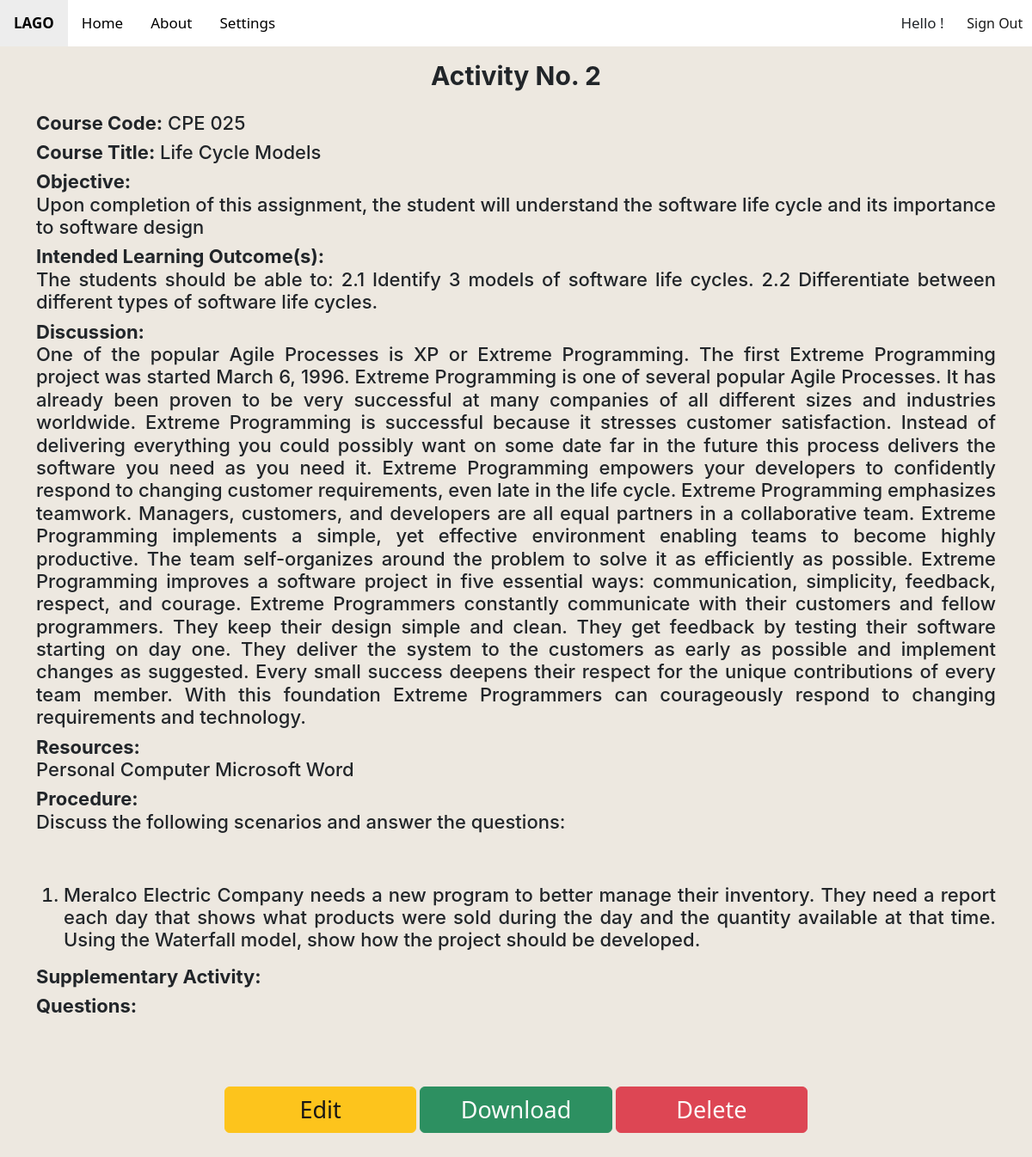
The page /home/view/1/ (signed in) on the database its author committed.
### main/models.py (models this page shows, shortened)
class labmanual(models.Model):
    id = models.AutoField(primary_key=True)
    act_no = models.IntegerField()
    lab_title = models.CharField(max_length=50)
    course_code = models.CharField(max_length=50)
    objective = models.TextField()
    ilos = models.TextField()
    discussion = models.TextField()
    res = models.TextField()
    procedures = RichTextField(blank=True, null=True)
    questions = models.TextField()
    supplementary = models.TextField()

### main/views.py (the view)
# urls.py: path("home/view/<int:pk>/", login_required(PostDetailView.as_view(), login_url='/'), name="post-detail"),
class PostDetailView(DetailView):
    model = labmanual
    template_name = 'main/preview.html'

### main/templates/main/preview.html (shortened to what this page needs)
{% extends 'main/base.html' %}
{% block previous %}
    <a href=".." class="active"><b>LAGO</b></a>
{% endblock %}
{% block body %}
    <div class = "container">
        <div class = "row">
            <p><h1 style="text-align:center; font-size:30px;font-family:'Inter', sans-serif; margin-bottom:0" ><b>Activity No. {{ object.act_no }}</b></h1></p>
            <div class="col">
                <div id = "heading", name = "heading" >
                    <h1 style="text-align:justify; font-size:22px;font-family:'Inter', sans-serif;margin-bottom:10;" ><b>Course Code:</b> {{ object.course_code }}</h1>
                    <h1 style="text-align:justify; font-size:22px;font-family:'Inter', sans-serif;margin-bottom:10;" ><b>Course Title:</b> {{ object.lab_title }}</h1>
                </div>
                <div id = "content", name = "content" >
                    <h1 style="text-align:justify; font-size:22px;font-family:'Inter', sans-serif;margin-bottom:10;" ><b>Objective:<br></b> {{ object.objective }}</h1>
                    <h1 style="text-align:justify; font-size:22px;font-family:'Inter', sans-serif;margin-bottom:10;" ><b>Intended Learning Outcome(s):<br></b> {{ object.ilos }}</h1>
                    <h1 style="text-align:justify; font-size:22px;font-family:'Inter', sans-serif;margin-bottom:10;" ><b>Discussion:<br></b> {{ object.discussion }}</h1>
                    <h1 style="text-align:justify; font-size:22px;font-family:'Inter', sans-serif;margin-bottom:10;" ><b>Resources:<br></b> {{ object.res }}</h1>
                    <h1 style="text-align:justify; font-size:22px;font-family:'Inter', sans-serif;margin-bottom:10;" ><b>Procedure:<br></b> {{ object.procedures|safe }}</h1>
                    <h1 style="text-align:justify; font-size:22px;font-family:'Inter', sans-serif;margin-bottom:10;" ><b>Supplementary Activity:<br></b> {{ object.supplementary }}</h1>
                    <h1 style="text-align:justify; font-size:22px;font-family:'Inter', sans-serif;margin-bottom:10;" ><b>Questions:<br></b> {{ object.questions }}</h1>
                </div>
            </div>
        </div>
        <br><br><br>
        <div class="center">
            <button class="btn btn-warning btn-md" type="button" style="font-size:27px" onclick = "location.href='#'">Edit</button>
            <button class="btn btn-success btn-md" type="button" style="font-size:27px" onclick = "location.href='./download/'">Download</button>
            <button class="btn btn-danger btn-md" type="button" style="font-size:27px" onclick = "location.href='./delete'">Delete</button>
        </div>
        <br><br>
     </div>
</body>
{% endblock %}

### main/templates/main/base.html (style rules this page uses)
.active { background-color: #fec007; }
.btn-md { padding: 10px 20px; font-size: 25px; border-radius: 10px; width:20%; height:20%; }
.center { text-align: center; }
.topnav a { float: left; display: block; color: #000000; text-align: center; padding: 14px 16px; text-decoration: none; font-size: 17px; }
button { background-color: #FFFFFF; color: black; padding: 5px 5px; margin: 8px 0; border: none; cursor: pointer; width: 10%; opacity: 0.9; }
body { font-family: Arial, Helvetica, sans-serif; overflow-x: hidden; overflow-y: auto; min-height:100%; }
html { min-height: 100%; }

### rows shown on the page
labmanual: act_no "2", course_code "CPE 025", lab_title "Life Cycle Models", objective "Upon completion of this assignment, the student will understand the software life cycle and its importance to software design", ilos "The students should be able to: 2.1 Identify 3 models of software life cycles. 2.2 Differentiate between different types of software life cycles.", discussion "One of the popular Agile Processes is XP or Extreme Programming. The first Extreme Programming project was started March 6, 1996. Extreme Programming is one of several popular Agile Processes. It has already been proven to be very successful at many companies of all different sizes and industries worldwide. Extreme Programming is successful because it stresses customer satisfaction. Instead of delivering everything you could possibly want on some date far in the future this process delivers the software you need as you need it. Extreme Programming empowers your developers to confidently respond to changing customer requirements, even late in the life cycle. Extreme Programming emphasizes…", res "Personal Computer Microsoft Word", procedures "Discuss the following scenarios and answer the questions: Meralco Electric Company needs a new program to better manage their inventory. They need a report each day that shows what products were sold during the day and the quantity available at that time. Using the Waterfall model, show how the project should be developed."
